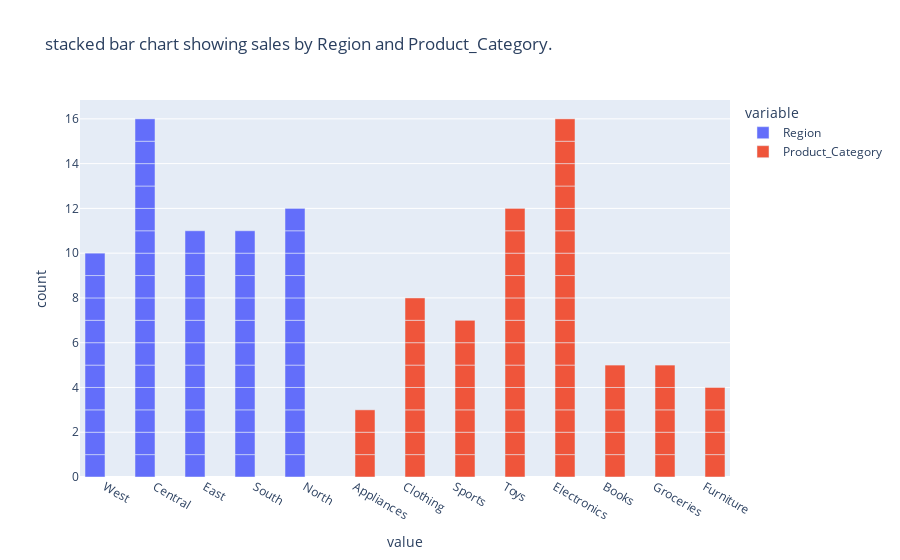

The notebook cell this image was saved under:
### Code cell
#Plot a stacked bar chart showing sales by Region and Product_Category.
px.bar(df,x="Sales_Amount", y=["Region","Product_Category"],
    barmode='group',  # Ensures bars are side-by-side (clustered)
    title=" stacked bar chart showing sales by Region and Product_Category.")

### Figure 1 — Plotly figure (JSON) as saved in the notebook; plotly's stock layout.template omitted (floating-point values rounded to 4 significant figures)
{"data": [{"alignmentgroup": "True", "hovertemplate": "variable=Region<br>value=%{x}<br>count=%{y}<extra></extra>", "legendgroup": "Region", "marker": {"color": "#636efa", "pattern": {"shape": ""}}, "name": "Region", "offsetgroup": "Region", "orientation": "v", "showlegend": true, "textposition": "auto", "type": "bar", "x": ["West", "Central", "East", "South", "West", "Central", "Central", "South", "South", "North", "South", "South", "South", "South", "East", "Central", "East", "South", "North", "Central", "West", "North", "South", "North", "East", "North", "North", "North", "North", "Central", "Central", "West", "West", "North", "West", "North", "East", "Central", "South", "North", "West", "South", "West", "East", "East", "East", "East", "Central", "East", "Central", "Central", "East", "Central", "West", "Central", "Central", "Central", "Central", "West", "North"], "xaxis": "x", "y": [1, 1, 1, 1, 1, 1, 1, 1, 1, 1, 1, 1, 1, 1, 1, 1, 1, 1, 1, 1, 1, 1, 1, 1, 1, 1, 1, 1, 1, 1, 1, 1, 1, 1, 1, 1, 1, 1, 1, 1, 1, 1, 1, 1, 1, 1, 1, 1, 1, 1, 1, 1, 1, 1, 1, 1, 1, 1, 1, 1], "yaxis": "y"}, {"alignmentgroup": "True", "hovertemplate": "variable=Product_Category<br>value=%{x}<br>count=%{y}<extra></extra>", "legendgroup": "Product_Category", "marker": {"color": "#EF553B", "pattern": {"shape": ""}}, "name": "Product_Category", "offsetgroup": "Product_Category", "orientation": "v", "showlegend": true, "textposition": "auto", "type": "bar", "x": ["Appliances", "Clothing", "Sports", "Toys", "Toys", "Electronics", "Sports", "Toys", "Books", "Electronics", "Electronics", "Toys", "Clothing", "Electronics", "Groceries", "Toys", "Electronics", "Books", "Books", "Toys", "Electronics", "Toys", "Furniture", "Clothing", "Sports", "Clothing", "Groceries", "Clothing", "Electronics", "Toys", "Clothing", "Clothing", "Toys", "Toys", "Groceries", "Electronics", "Electronics", "Books", "Electronics", "Electronics", "Groceries", "Books", "Appliances", "Furniture", "Electronics", "Sports", "Furniture", "Toys", "Clothing", "Sports", "Toys", "Appliances", "Sports", "Electronics", "Electronics", "Electronics", "Furniture", "Sports", "Electronics", "Groceries"], "xaxis": "x", "y": [1, 1, 1, 1, 1, 1, 1, 1, 1, 1, 1, 1, 1, 1, 1, 1, 1, 1, 1, 1, 1, 1, 1, 1, 1, 1, 1, 1, 1, 1, 1, 1, 1, 1, 1, 1, 1, 1, 1, 1, 1, 1, 1, 1, 1, 1, 1, 1, 1, 1, 1, 1, 1, 1, 1, 1, 1, 1, 1, 1], "yaxis": "y"}], "layout": {"autosize": true, "barmode": "group", "legend": {"title": {"text": "variable"}, "tracegroupgap": 0}, "title": {"text": " stacked bar chart showing sales by Region and Product_Category."}, "xaxis": {"anchor": "y", "autorange": true, "domain": [0, 1], "range": [-0.5, 12.5], "title": {"text": "value"}, "type": "category"}, "yaxis": {"anchor": "x", "autorange": true, "domain": [0, 1], "range": [0, 16.84], "title": {"text": "count"}, "type": "linear"}}}
